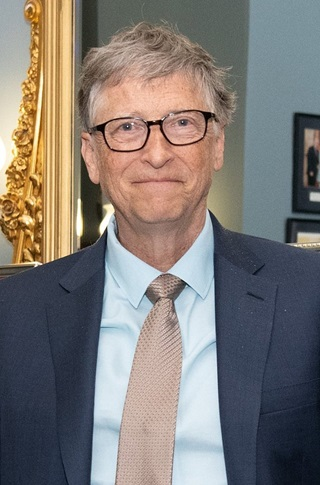
#> input picture Image Processing with OpenCV | Bahasa Indonesia/resources/Bill Gates.jpg, 320 x 485 px
$ python image_transformations.py
#> lines starting #> are read from the running program, lines starting #| are printed output that depends on the picture
# Import module.
import cv2
import numpy as np


# Load gambar.
image = cv2.imread('resources/Bill Gates.jpg')
#> image is the input picture: shape (485, 320, 3); mean B, G, R 117.6, 121.6, 127.5


# Cropping.
cropped = image[60:220, 80:220]
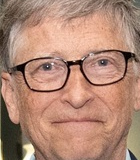
#> cropped: shape (160, 140, 3); mean B, G, R 116.3, 135.1, 176

cv2.imshow('image', image)
cv2.imshow('cropped', cropped)
cv2.waitKey(0)


# Resizing (ukuran output bebas).
resized = cv2.resize(image, (450,300))
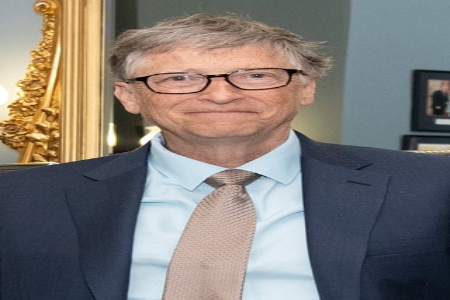
#> resized: shape (300, 450, 3); mean B, G, R 117.5, 121.4, 127.4

cv2.imshow('image', image)
cv2.imshow('resized', resized)
cv2.waitKey(0)


# Resizing (ukuran output proporsional).
scale = 0.6
height = image.shape[0]
#> height = 485
width = image.shape[1]
#> width = 320

resized = cv2.resize(image, (int(width*scale),int(height*scale)))
#> resized: shape (291, 192, 3)

cv2.imshow('image', image)
cv2.imshow('resized', resized)
cv2.waitKey(0)


# Pyramid down & up.
down = cv2.pyrDown(image)
up = cv2.pyrUp(image)

print(image.shape)      # Output: (485, 320, 3)
#| (485, 320, 3)
print(down.shape)       # Output: (243, 160, 3)
#| (243, 160, 3)
print(up.shape)         # Output: (970, 640, 3)
#| (970, 640, 3)

cv2.imshow('image', image)
cv2.imshow('down', down)
cv2.imshow('up', up)
cv2.waitKey(0)


# Flip.
flipped_v = cv2.flip(image, 0)
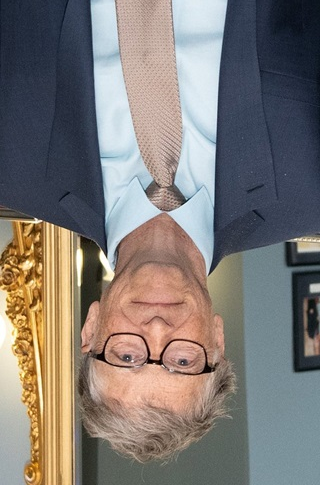
#> flipped_v: shape (485, 320, 3); mean B, G, R 117.6, 121.6, 127.5
flipped_h = cv2.flip(image, 1)
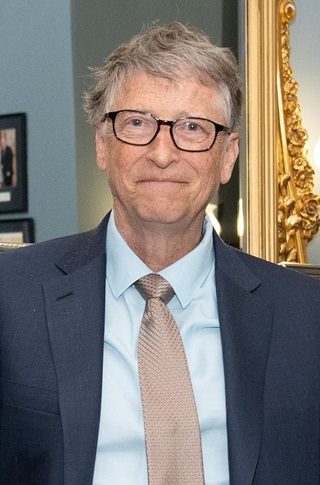
#> flipped_h: shape (485, 320, 3); mean B, G, R 117.6, 121.6, 127.5
flipped_both = cv2.flip(image, -1)
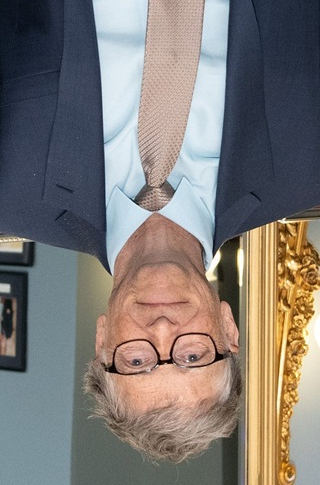
#> flipped_both: shape (485, 320, 3); mean B, G, R 117.6, 121.6, 127.5

cv2.imshow('image', image)
cv2.imshow('flipped_v', flipped_v)
cv2.imshow('flipped_h', flipped_h)
cv2.imshow('flipped_both', flipped_both)
cv2.waitKey(0)


# Rotate.
rotated_90 = cv2.rotate(image, cv2.ROTATE_90_CLOCKWISE)
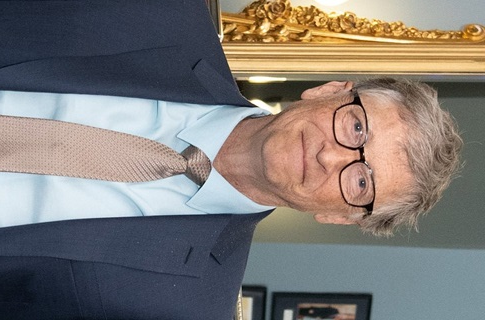
#> rotated_90: shape (320, 485, 3); mean B, G, R 117.6, 121.6, 127.5
rotated_180 = cv2.rotate(image, cv2.ROTATE_180)
rotated_270 = cv2.rotate(image, cv2.ROTATE_90_COUNTERCLOCKWISE)
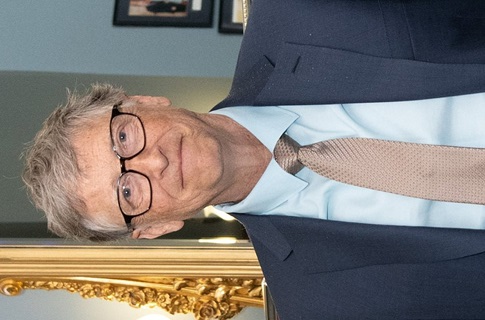
#> rotated_270: shape (320, 485, 3); mean B, G, R 117.6, 121.6, 127.5

cv2.imshow('image', image)
cv2.imshow('rotated_90', rotated_90)
cv2.imshow('rotated_180', rotated_180)
cv2.imshow('rotated_270', rotated_270)
cv2.waitKey(0)

$ run again, with Image Processing with OpenCV | Bahasa Indonesia/resources/Kennedy Space Center.jpg copied over Image Processing with OpenCV | Bahasa Indonesia/resources/Bill Gates.jpg
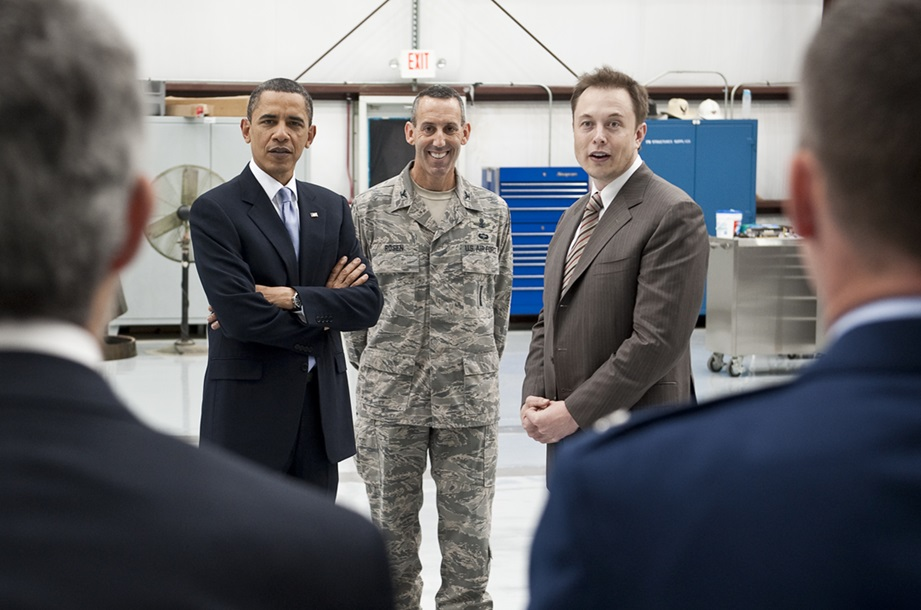
#> input picture Image Processing with OpenCV | Bahasa Indonesia/resources/Kennedy Space Center.jpg, 921 x 610 px
#> image is the input picture: shape (610, 921, 3); mean B, G, R 104, 100.8, 100.8
#| (610, 921, 3)
#| (305, 461, 3)
#| (1220, 1842, 3)
#> `rotated_90 = cv2.rotate(image, cv2.ROTATE_90_CLOCKWISE)`:
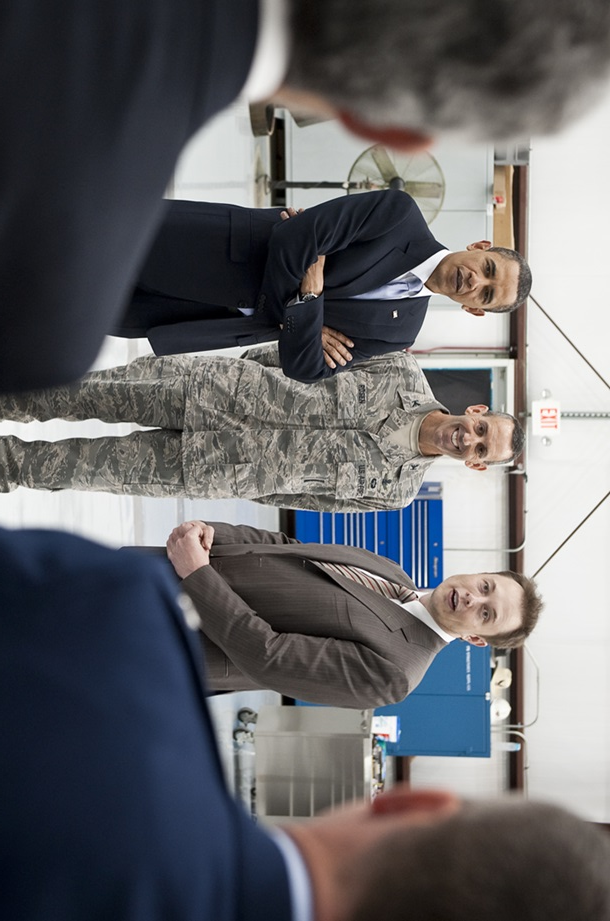
#> rotated_90: shape (921, 610, 3); mean B, G, R 104, 100.8, 100.8
#> `rotated_270 = cv2.rotate(image, cv2.ROTATE_90_COUNTERCLOCKWISE)`:
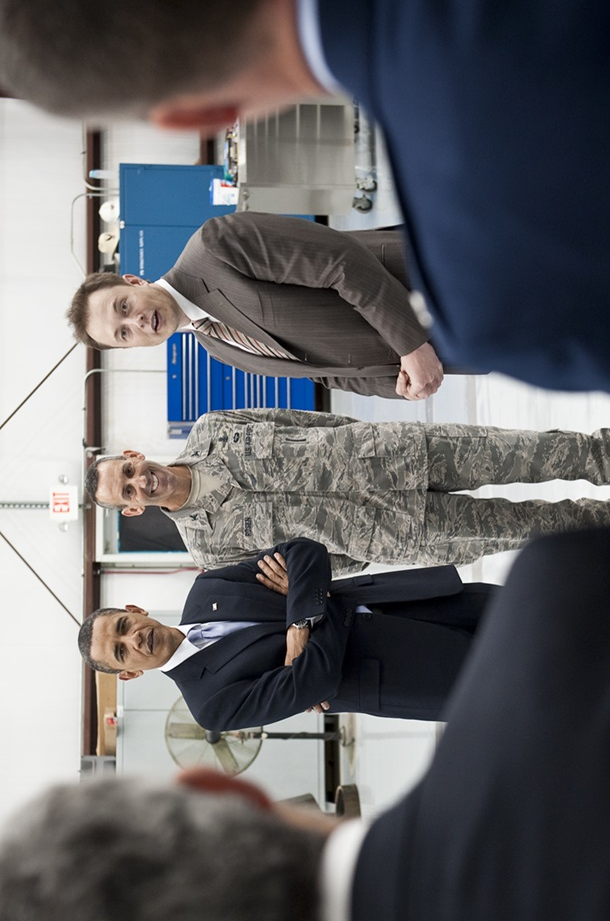
#> rotated_270: shape (921, 610, 3); mean B, G, R 104, 100.8, 100.8
